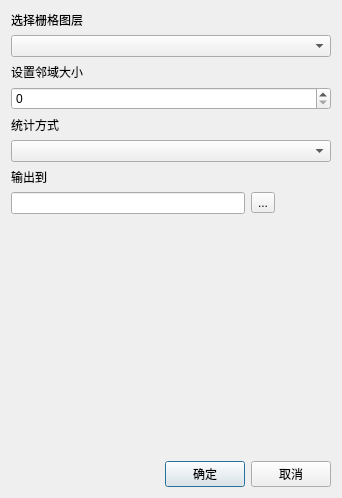
<?xml version="1.0" encoding="UTF-8"?>
<ui version="4.0">
 <class>NeighborhoodStatisticsClass</class>
 <widget class="QDialog" name="NeighborhoodStatisticsClass">
  <property name="geometry">
   <rect>
    <x>0</x>
    <y>0</y>
    <width>342</width>
    <height>498</height>
   </rect>
  </property>
  <property name="windowTitle">
   <string>邻域统计</string>
  </property>
  <layout class="QGridLayout" name="gridLayout">
   <item row="9" column="0">
    <spacer name="horizontalSpacer">
     <property name="orientation">
      <enum>Qt::Horizontal</enum>
     </property>
     <property name="sizeHint" stdset="0">
      <size>
       <width>40</width>
       <height>20</height>
      </size>
     </property>
    </spacer>
   </item>
   <item row="9" column="1">
    <widget class="QPushButton" name="pushButton">
     <property name="text">
      <string>确定</string>
     </property>
    </widget>
   </item>
   <item row="0" column="0" colspan="3">
    <widget class="QLabel" name="label">
     <property name="text">
      <string>选择栅格图层</string>
     </property>
    </widget>
   </item>
   <item row="1" column="0" colspan="3">
    <widget class="QComboBox" name="comboBox"/>
   </item>
   <item row="3" column="0" colspan="3">
    <widget class="QSpinBox" name="spinBox"/>
   </item>
   <item row="8" column="2">
    <spacer name="verticalSpacer_2">
     <property name="orientation">
      <enum>Qt::Vertical</enum>
     </property>
     <property name="sizeHint" stdset="0">
      <size>
       <width>20</width>
       <height>40</height>
      </size>
     </property>
    </spacer>
   </item>
   <item row="9" column="2">
    <widget class="QPushButton" name="pushButton_2">
     <property name="text">
      <string>取消</string>
     </property>
    </widget>
   </item>
   <item row="2" column="0" colspan="3">
    <widget class="QLabel" name="label_2">
     <property name="text">
      <string>设置邻域大小</string>
     </property>
    </widget>
   </item>
   <item row="4" column="0" colspan="3">
    <widget class="QLabel" name="label_3">
     <property name="text">
      <string>统计方式</string>
     </property>
    </widget>
   </item>
   <item row="8" column="1">
    <spacer name="verticalSpacer">
     <property name="orientation">
      <enum>Qt::Vertical</enum>
     </property>
     <property name="sizeHint" stdset="0">
      <size>
       <width>20</width>
       <height>40</height>
      </size>
     </property>
    </spacer>
   </item>
   <item row="7" column="0" colspan="2">
    <widget class="QLineEdit" name="lineEdit"/>
   </item>
   <item row="7" column="2">
    <widget class="QToolButton" name="toolButton">
     <property name="text">
      <string>...</string>
     </property>
    </widget>
   </item>
   <item row="5" column="0" colspan="3">
    <widget class="QComboBox" name="comboBox_2"/>
   </item>
   <item row="6" column="0" colspan="3">
    <widget class="QLabel" name="label_4">
     <property name="text">
      <string>输出到</string>
     </property>
    </widget>
   </item>
  </layout>
 </widget>
 <layoutdefault spacing="6" margin="11"/>
 <resources/>
 <connections/>
</ui>
